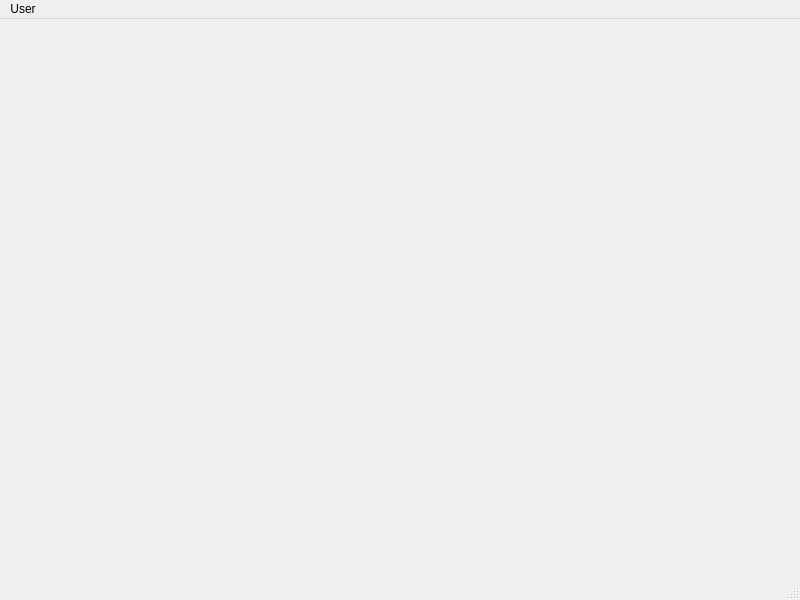
<?xml version="1.0" encoding="UTF-8"?>
<ui version="4.0">
 <class>MainWindow</class>
 <widget class="QMainWindow" name="MainWindow">
  <property name="geometry">
   <rect>
    <x>0</x>
    <y>0</y>
    <width>800</width>
    <height>600</height>
   </rect>
  </property>
  <property name="windowTitle">
   <string>ClinicRecords</string>
  </property>
  <property name="windowIcon">
   <iconset resource="Resources.qrc">
    <normaloff>:/icons/Resources/img/Hospital.svg</normaloff>:/icons/Resources/img/Hospital.svg</iconset>
  </property>
  <widget class="QWidget" name="centralwidget"/>
  <widget class="QMenuBar" name="menubar">
   <property name="geometry">
    <rect>
     <x>0</x>
     <y>0</y>
     <width>800</width>
     <height>22</height>
    </rect>
   </property>
   <widget class="QMenu" name="menuUser">
    <property name="title">
     <string>User</string>
    </property>
    <addaction name="actionLogin"/>
    <addaction name="actionSignUp"/>
    <addaction name="actionForgot_Password"/>
    <addaction name="actionSettings"/>
    <addaction name="actionQuit"/>
   </widget>
   <addaction name="menuUser"/>
  </widget>
  <widget class="QStatusBar" name="statusbar"/>
  <action name="actionLogin">
   <property name="icon">
    <iconset resource="Resources.qrc">
     <normaloff>:/icons/Resources/img/login.svg</normaloff>:/icons/Resources/img/login.svg</iconset>
   </property>
   <property name="text">
    <string>Login</string>
   </property>
  </action>
  <action name="actionSignUp">
   <property name="icon">
    <iconset resource="Resources.qrc">
     <normaloff>:/icons/Resources/img/NewPatient.svg</normaloff>:/icons/Resources/img/NewPatient.svg</iconset>
   </property>
   <property name="text">
    <string>SignUp</string>
   </property>
  </action>
  <action name="actionForgot_Password">
   <property name="icon">
    <iconset resource="Resources.qrc">
     <normaloff>:/icons/Resources/img/forgot.svg</normaloff>:/icons/Resources/img/forgot.svg</iconset>
   </property>
   <property name="text">
    <string>Forgot Password</string>
   </property>
  </action>
  <action name="actionQuit">
   <property name="icon">
    <iconset resource="Resources.qrc">
     <normaloff>:/icons/Resources/img/logout.svg</normaloff>:/icons/Resources/img/logout.svg</iconset>
   </property>
   <property name="text">
    <string>Quit</string>
   </property>
  </action>
  <action name="actionSettings">
   <property name="icon">
    <iconset resource="Resources.qrc">
     <normaloff>:/icons/Resources/img/settings.svg</normaloff>:/icons/Resources/img/settings.svg</iconset>
   </property>
   <property name="text">
    <string>Settings</string>
   </property>
  </action>
 </widget>
 <resources>
  <include location="Resources.qrc"/>
 </resources>
 <connections/>
</ui>
